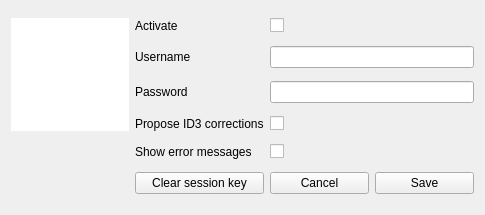
<?xml version="1.0" encoding="UTF-8"?>
<ui version="4.0">
 <class>GUI_LastFM_Dialog</class>
 <widget class="QDialog" name="GUI_LastFM_Dialog">
  <property name="geometry">
   <rect>
    <x>0</x>
    <y>0</y>
    <width>485</width>
    <height>215</height>
   </rect>
  </property>
  <property name="windowTitle">
   <string>LastFM Preferences</string>
  </property>
  <layout class="QGridLayout" name="gridLayout">
   <item row="0" column="2">
    <widget class="QCheckBox" name="cb_activate">
     <property name="focusPolicy">
      <enum>Qt::NoFocus</enum>
     </property>
     <property name="layoutDirection">
      <enum>Qt::LeftToRight</enum>
     </property>
     <property name="text">
      <string/>
     </property>
    </widget>
   </item>
   <item row="1" column="2" colspan="2">
    <widget class="QLineEdit" name="tf_username">
     <property name="focusPolicy">
      <enum>Qt::ClickFocus</enum>
     </property>
    </widget>
   </item>
   <item row="1" column="1">
    <widget class="QLabel" name="label_2">
     <property name="text">
      <string>Username</string>
     </property>
    </widget>
   </item>
   <item row="0" column="1">
    <widget class="QLabel" name="label_4">
     <property name="text">
      <string>Activate</string>
     </property>
    </widget>
   </item>
   <item row="4" column="1">
    <widget class="QLabel" name="label_5">
     <property name="text">
      <string>Show error messages</string>
     </property>
    </widget>
   </item>
   <item row="2" column="1">
    <widget class="QLabel" name="label_3">
     <property name="text">
      <string>Password</string>
     </property>
    </widget>
   </item>
   <item row="3" column="2">
    <widget class="QCheckBox" name="cb_correct_id3">
     <property name="focusPolicy">
      <enum>Qt::NoFocus</enum>
     </property>
     <property name="text">
      <string/>
     </property>
    </widget>
   </item>
   <item row="2" column="2" colspan="2">
    <widget class="QLineEdit" name="tf_password">
     <property name="focusPolicy">
      <enum>Qt::ClickFocus</enum>
     </property>
     <property name="echoMode">
      <enum>QLineEdit::Password</enum>
     </property>
    </widget>
   </item>
   <item row="3" column="1">
    <widget class="QLabel" name="label">
     <property name="text">
      <string>Propose ID3 corrections</string>
     </property>
    </widget>
   </item>
   <item row="5" column="1">
    <widget class="QPushButton" name="btn_clear_session">
     <property name="focusPolicy">
      <enum>Qt::NoFocus</enum>
     </property>
     <property name="text">
      <string>Clear session key</string>
     </property>
    </widget>
   </item>
   <item row="0" column="0" rowspan="4">
    <widget class="QWidget" name="widget" native="true">
     <property name="styleSheet">
      <string notr="true">background-color: rgb(255, 255, 255);</string>
     </property>
     <layout class="QVBoxLayout" name="verticalLayout">
      <item>
       <widget class="QLabel" name="lab_image">
        <property name="minimumSize">
         <size>
          <width>100</width>
          <height>30</height>
         </size>
        </property>
        <property name="maximumSize">
         <size>
          <width>100</width>
          <height>30</height>
         </size>
        </property>
        <property name="text">
         <string/>
        </property>
        <property name="pixmap">
         <pixmap>../../../Desktop/lastfm-icon.png</pixmap>
        </property>
        <property name="scaledContents">
         <bool>true</bool>
        </property>
       </widget>
      </item>
     </layout>
    </widget>
   </item>
   <item row="4" column="2">
    <widget class="QCheckBox" name="cb_error_messages">
     <property name="focusPolicy">
      <enum>Qt::NoFocus</enum>
     </property>
     <property name="text">
      <string/>
     </property>
    </widget>
   </item>
   <item row="5" column="3">
    <widget class="QPushButton" name="btn_save">
     <property name="focusPolicy">
      <enum>Qt::NoFocus</enum>
     </property>
     <property name="text">
      <string>Save</string>
     </property>
    </widget>
   </item>
   <item row="5" column="2">
    <widget class="QPushButton" name="btn_cancel">
     <property name="focusPolicy">
      <enum>Qt::NoFocus</enum>
     </property>
     <property name="text">
      <string>Cancel</string>
     </property>
    </widget>
   </item>
  </layout>
 </widget>
 <resources/>
 <connections>
  <connection>
   <sender>btn_cancel</sender>
   <signal>clicked()</signal>
   <receiver>GUI_LastFM_Dialog</receiver>
   <slot>close()</slot>
   <hints>
    <hint type="sourcelabel">
     <x>319</x>
     <y>111</y>
    </hint>
    <hint type="destinationlabel">
     <x>239</x>
     <y>66</y>
    </hint>
   </hints>
  </connection>
  <connection>
   <sender>tf_password</sender>
   <signal>returnPressed()</signal>
   <receiver>btn_save</receiver>
   <slot>click()</slot>
   <hints>
    <hint type="sourcelabel">
     <x>370</x>
     <y>80</y>
    </hint>
    <hint type="destinationlabel">
     <x>422</x>
     <y>139</y>
    </hint>
   </hints>
  </connection>
  <connection>
   <sender>tf_username</sender>
   <signal>returnPressed()</signal>
   <receiver>btn_save</receiver>
   <slot>click()</slot>
   <hints>
    <hint type="sourcelabel">
     <x>370</x>
     <y>48</y>
    </hint>
    <hint type="destinationlabel">
     <x>422</x>
     <y>139</y>
    </hint>
   </hints>
  </connection>
 </connections>
</ui>
